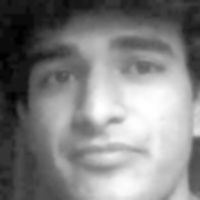
#> input picture dataset/Ansh/0.jpg, 200 x 200 px, given in place of the camera
$ python preprocessing_capture.py
#> lines starting #> are read from the running program, lines starting #| are printed output that depends on the picture; after the words box and inside, x2 and y2 are one past the last pixel; in counts of white or black regions, pixels touching at a corner belong together
#> the answer given: dataset/Ansh/0.jpg
### utils.py
# ============================================================
#  utils.py  –  Helper & redundant utility functions
# ============================================================

import os
import cv2
import pandas as pd
from datetime import datetime
from config import ATTENDANCE_FILE
from logger import log_info, log_warning


# ── Attendance helpers ─────────────────────────────────────

# [42 lines left out: functions mark_attendance, reset_attendance, draw_face_box, not called in this run]


def open_camera(source) -> cv2.VideoCapture:
    """Open a VideoCapture and raise RuntimeError if it fails."""
    cap = cv2.VideoCapture(source)
    if not cap.isOpened():
        raise RuntimeError(f"Cannot open camera / source: {source}")
    return cap

### logger.py
# ============================================================
#  logger.py  –  Logging utility for Smart Attendance System
# ============================================================

import logging
import os
from config import LOG_FILE_PATH

os.makedirs(os.path.dirname(LOG_FILE_PATH), exist_ok=True)

logging.basicConfig(
    level=logging.INFO,
    format="%(asctime)s  [%(levelname)s]  %(message)s",
    handlers=[
        logging.FileHandler(LOG_FILE_PATH),
        logging.StreamHandler(),
    ],
)

logger = logging.getLogger("SmartAttendance")


def log_info(msg: str):
    logger.info(msg)

def log_warning(msg: str):
    logger.warning(msg)

def log_error(msg: str):
    logger.error(msg)

### preprocessing_capture.py
import cv2
import os
import time

from config import (INPUT_SOURCE, SCALE_FACTOR, MIN_NEIGHBORS, MIN_FACE_SIZE,
                    CAPTURE_IMAGE_SIZE, CAPTURE_TARGET_FPS, CAPTURE_MAX_IMAGES,
                    DATASET_PATH, WINDOW_TITLE_CAPTURE)
from utils import open_camera
from logger import log_info


def capture_dataset(class_name: str) -> None:

#> called with class_name = 'dataset/Ansh/0.jpg'
    face_cascade = cv2.CascadeClassifier(
        cv2.data.haarcascades + "haarcascade_frontalface_default.xml"
    )

    output_folder = os.path.join(DATASET_PATH, class_name)
    os.makedirs(output_folder, exist_ok=True)

    cap = open_camera(INPUT_SOURCE)

    prev_time = 0.0
    count = 0

    while True:
        ret, frame = cap.read()
#> frame is the input picture: shape (200, 200, 3); min 1, max 255, mean 129.2
        if not ret:
            break

        frame = cv2.flip(frame, 1)
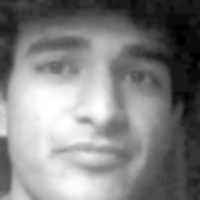
#> frame: shape (200, 200, 3); min 1, max 255, mean 129.2
        gray = cv2.cvtColor(frame, cv2.COLOR_BGR2GRAY)

        faces = face_cascade.detectMultiScale(
            gray,
            scaleFactor=SCALE_FACTOR,
            minNeighbors=MIN_NEIGHBORS,
            minSize=MIN_FACE_SIZE,
        )
#> faces = [[17, 14, 171, 171]]

        current_time = time.time()

        if current_time - prev_time >= 1 / CAPTURE_TARGET_FPS:
            if len(faces) == 1:
                (x, y, w, h) = faces[0]
#> x = 17; y = 14; w = 171; h = 171
                face_roi = gray[y:y+h, x:x+w]
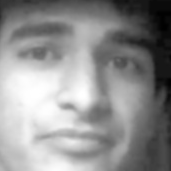
#> face_roi: shape (171, 171); min 1, max 255, mean 143.9

                if face_roi.size == 0:
                    continue

                face_roi = cv2.resize(face_roi, CAPTURE_IMAGE_SIZE)
#> face_roi: shape (200, 200)
                face_roi = cv2.equalizeHist(face_roi)
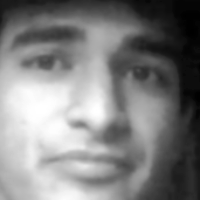
#> face_roi: shape (200, 200); min 0, max 255, mean 128
                face_roi = cv2.GaussianBlur(face_roi, (5, 5), 0)

                file_path = os.path.join(output_folder, f"{count}.jpg")
                cv2.imwrite(file_path, face_roi)

                count += 1
                log_info(f"Saved {count}")

            prev_time = current_time

        for (x, y, w, h) in faces:
            cv2.rectangle(frame, (x, y), (x+w, y+h), (0, 255, 0), 2)
#> this loop made 1 pass
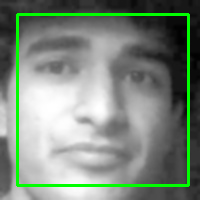
#> frame: shape (200, 200, 3); 5.12% of pixels changed, all inside (x1, y1, x2, y2) = (16, 13, 190, 187)

        cv2.putText(frame, f"{count}/{CAPTURE_MAX_IMAGES}",
                    (10, 30), cv2.FONT_HERSHEY_SIMPLEX, 1, (0, 255, 255), 2)
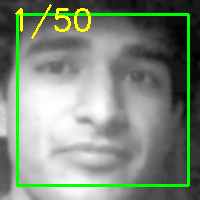
#> frame: shape (200, 200, 3); 1.3% of pixels changed, all inside (x1, y1, x2, y2) = (15, 4, 91, 39)

        cv2.imshow(WINDOW_TITLE_CAPTURE, frame)

        if count >= CAPTURE_MAX_IMAGES:
            break

        if cv2.waitKey(1) & 0xFF == ord("q"):
#> (key q is pressed here)
            break

    cap.release()
    cv2.destroyAllWindows()


if __name__ == "__main__":
    name = input("Enter your name: ")
    capture_dataset(name)
